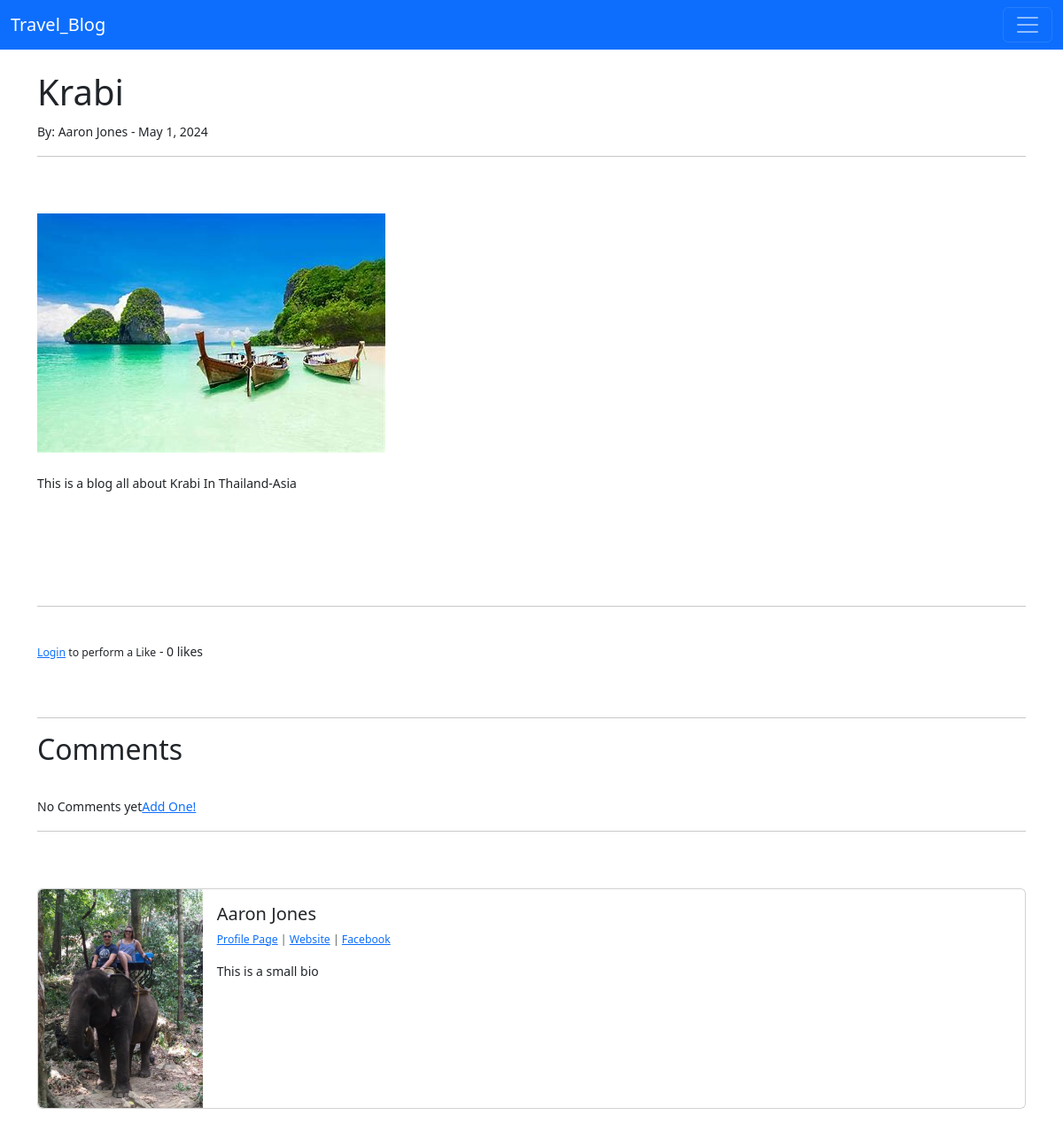
Page /article/11 on the earlier database version.
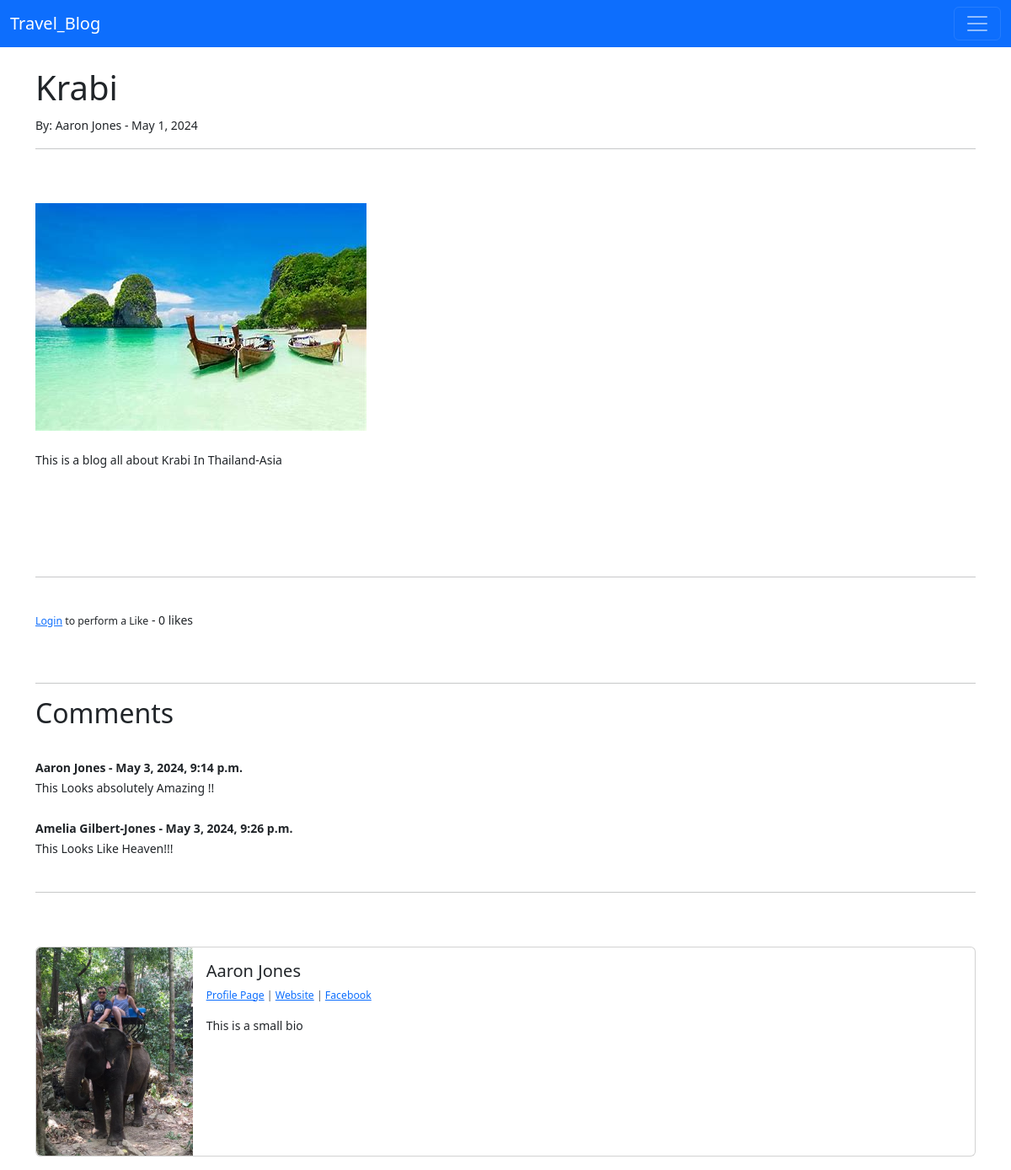
Same page on the later database version.
### travel_blog/models.py (models this page shows, shortened)
class Post(models.Model):
    title = models.CharField(max_length=255)
    header_image = models.ImageField(null=True, blank=True, upload_to='images/')
    title_tag = models.CharField(max_length=255)
    author = models.ForeignKey(User, on_delete=models.CASCADE)
    body = RichTextField(blank=True, null=True)
    post_date = models.DateField(auto_now_add=True)
    category = models.CharField(max_length=255, default='Top Travel Locations')
    snippet = models.CharField(max_length=255)
    likes = models.ManyToManyField(User, related_name='blog_posts')
    def total_likes(self):
        return self.likes.count()

class Profile(models.Model):
    user = models.OneToOneField(User, null=True, on_delete=models.CASCADE)
    bio = models.TextField()
    profile_pic = models.ImageField(null=True, blank=True, upload_to='images/profile/')
    website_url = models.CharField(max_length=255, null=True, blank=True)
    facebook_url = models.CharField(max_length=255, null=True, blank=True)
    instagram_url = models.CharField(max_length=255, null=True, blank=True)

class Comment(models.Model):
    post = models.ForeignKey(Post, related_name='comments', on_delete=models.CASCADE)
    name = models.CharField(max_length=255)
    body = models.TextField()
    date_added = models.DateTimeField(auto_now_add=True)

### travel_blog/views.py (the view)
# urls.py: path('article/<int:pk>', ArticleDetailView.as_view(), name='article-detail'),
class ArticleDetailView(DetailView):
    model = Post
    template_name = 'article_details.html'
    def get_context_data(self, *args, **kwargs):
        cat_menu = Category.objects.all()
        context = super(ArticleDetailView, self).get_context_data(*args, **kwargs)
        stuff = get_object_or_404(Post, id=self.kwargs['pk'])
        total_likes = stuff.total_likes()
        liked = False
        if stuff.likes.filter(id=self.request.user.id).exists():
            liked = True
        context ["total_likes"] = total_likes
        context["cat_menu"] = cat_menu
        context["liked"] = liked
        return context

### travel_blog/models.py (called while the page is built)
    def __str__(self):
        return self.name

### travel_blog/templates/article_details.html (shortened to what this page needs)
{% extends 'base.html' %}
{% load static %}
{% block content %}
<h1>{{ post.title }}  </h1>
<small>By: {{ post.author.first_name }}
    {{post.author.last_name }} -
    {{ post.post_date }}
<hr>
<br/><br/>
{% if post.header_image %}
<img src="{{ post.header_image.url }}">
{% endif %}
<br/>
<br/>
{{ post.body|safe }}
<br/><br/>
<br/><br/>
<hr>
<br/>
<form action="{% url 'like_post' post.pk %}"
method="POST">
{% if user.is_authenticated %}
    {% if liked %}
        <button type="submit", name="post_id", value="{{ post.id }}", class="btn btn-danger btn-sm">Unlike</button>
    {% else %}
        <button type="submit", name="post_id", value="{{ post.id }}", class="btn btn-primary btn-sm">Like</button>
    {% endif %}
{% else %}
    <small><a href="{% url 'login' %}">Login</a> to perform a Like</small>
{% endif %}
        - {{ total_likes }} likes
</form>
<br/><br/>
<hr>
<h2>Comments</h2>
<br/>
{% if not post.comments.all %}
  No Comments yet<a href="#">Add One!</a>
{% else %}
    {% for comment in post.comments.all %}
      <strong>
        {{ comment.name }} -
        {{ comment.date_added }}
      </strong>
      <br/>
      {{ comment.body }}
      <br/><br/>
    {% endfor %}
{% endif %}
<hr>
<br/><br/>
<div class="card mb-3" >
    <div class="row g-0">
      <div class="col-md-2">
{% if post.author.profile.profile_pic %}
        <img src="{{ post.author.profile.profile_pic.url }}"
         class="img-fluid rounded-start" width=200 height=200>
{% else %}
        <img src="{% static 'travel_blog/images/default_profile_pic.jpg' %}"
         class="img-fluid rounded-start" width=200 height=200>
{% endif %}
      </div>
      <div class="col-md-10">
        <div class="card-body">
          <h5 class="card-title">
            {{ post.author.first_name }}
            {{post.author.last_name }}</h5>
          <p class="small text-body-secondary">
            {% if post.author.profile.id %}
            <a href="{% url 'show_profile_page' post.author.profile.id %}">Profile Page</a>
            {% endif %}
            {% if post.author.profile.website_url %}
               | <a href=" {{ post.author.profile.website_url}}"> Website</a>
            {% endif %}
            {% if post.author.profile.facebook_url %}
               | <a href=" {{ post.author.profile.facebook_url }}">Facebook</a>
            {% endif %}
          </p>
          <p class="card-text">
            {{ post.author.profile.bio }}
          </p>
        </div>
      </div>
    </div>
  </div>
{% endblock %}

### travel_blog/templates/base.html (shortened to what this page needs)
<!doctype html>
<html lang="en">
  <head>
    <link href="https://cdn.jsdelivr.net/npm/bootstrap@5.3.3/dist/css/bootstrap.min.css" rel="stylesheet">
  </head>
  <body>
    <nav class="navbar bg-primary" data-bs-theme="dark">
        <div class="container-fluid">
          <a class="navbar-brand" href="{% url 'home' %}">Travel_Blog</a>
          <button class="navbar-toggler" type="button" data-bs-toggle="collapse" data-bs-target="#navbarSupportedContent" aria-controls="navbarSupportedContent" aria-expanded="false" aria-label="Toggle navigation">
            <span class="navbar-toggler-icon"></span>
          </button>
        </div>
      </nav>
    <br/>
    <div class="container">
        {% block content %}
        {% endblock %}
    </div>
  </body>
</html>

Differences in the rows shown:
added Comment: name "Aaron Jones", date_added "May 3, 2024, 9:14 p.m.", body "This Looks absolutely Amazing !!"
added Comment: name "Amelia Gilbert-Jones", date_added "May 3, 2024, 9:26 p.m.", body "This Looks Like Heaven!!!"
Other differences:
text no longer shown: "No Comments yet Add One!"
